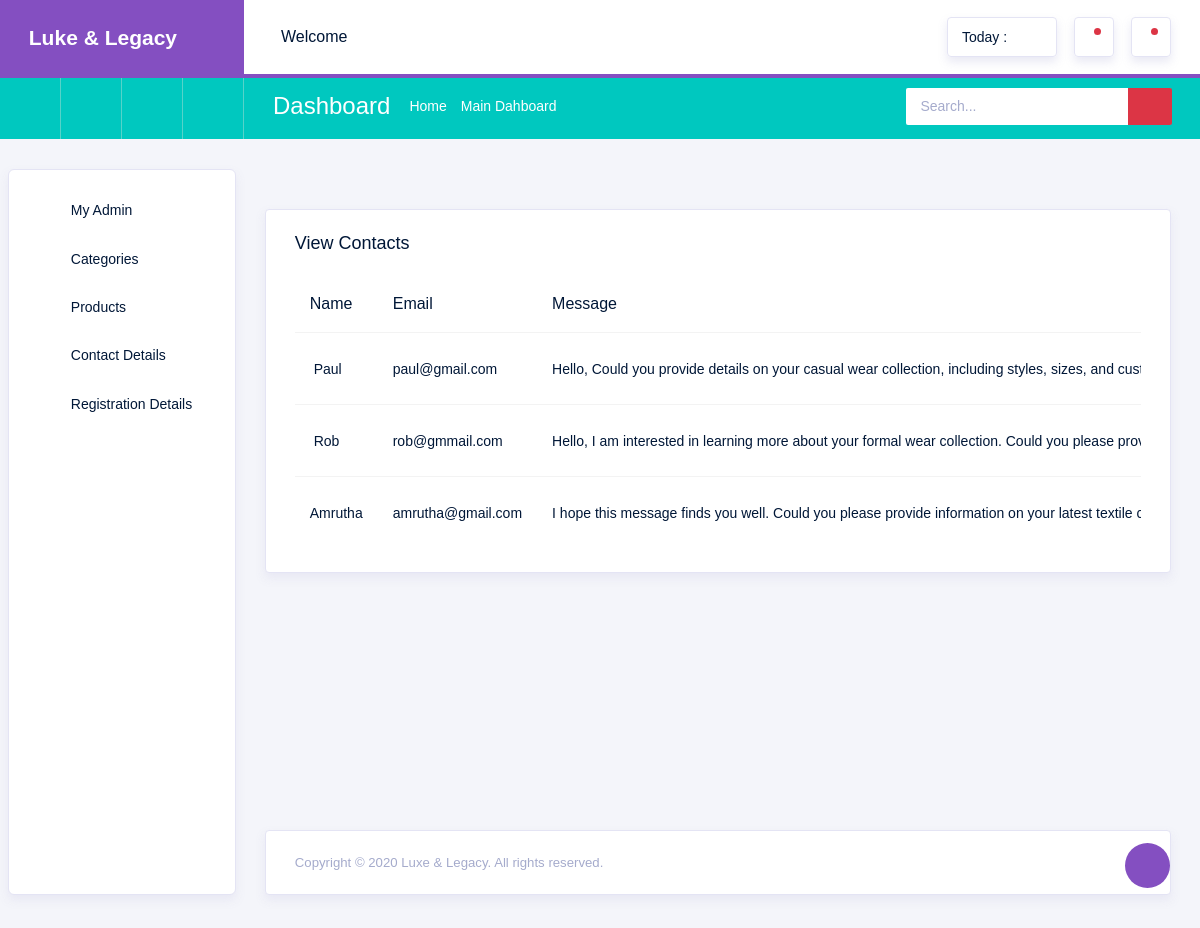
/Textileapp/view_contact/, run on the app's committed database.
### Webapp/models.py (models this page shows)
class ContactDB(models.Model):
    Name = models.CharField(max_length=50,null=True,blank=True)
    Email = models.EmailField(max_length=50, null=True, blank=True)
    Message = models.TextField(max_length=500, null=True, blank=True)

### Textileapp/views.py (the view)
# urls.py: path("view_contact/", views.view_contact, name="view_contact"),
def view_contact(request):
    data = ContactDB.objects.all()
    print(data)
    return render(request, "Contact_Details.html", {'data':data})

### Textileapp/templates/Contact_Details.html (shortened to what this page needs)
<!DOCTYPE html>
{% extends 'index.html' %}
{% block content %}
<html lang="en">
<head>
</head>
<body>
    <div class="col-lg-18 grid-margin stretch-card" style="margin-top:40px;">
              <div class="card">
                <div class="card-body">
                  <h4 class="card-title">View Contacts</h4>
                  <div class="table-responsive">
                    <table class="table table-hover">
                      <thead>
                        <tr>
                          <th>Name</th>
                          <th>Email</th>
                          <th>Message</th>
                        </tr>
                      </thead>
                      <tbody>
                           {% for d in data %}
                                <tr>
                                    <td>{{ d.Name }}</td>
                                    <td>{{ d.Email }}</td>
                                    <td>{{ d.Message }}</td>
                                </tr>
                           {% endfor %}
                      </tbody>
                    </table>
                  </div>
                </div>
              </div>
            </div>
</body>
</html>
{% endblock %}

### data on the page
ContactDB: Name "Paul", Email "paul@gmail.com", Message "Hello, Could you provide details on your casual wear collection, including styles, sizes, and…"
ContactDB: Name "Rob", Email "rob@gmmail.com", Message "Hello, I am interested in learning more about your formal wear collection. Could you please…"
ContactDB: Name "Amrutha", Email "amrutha@gmail.com", Message "I hope this message finds you well. Could you please provide information on your latest textile…"
